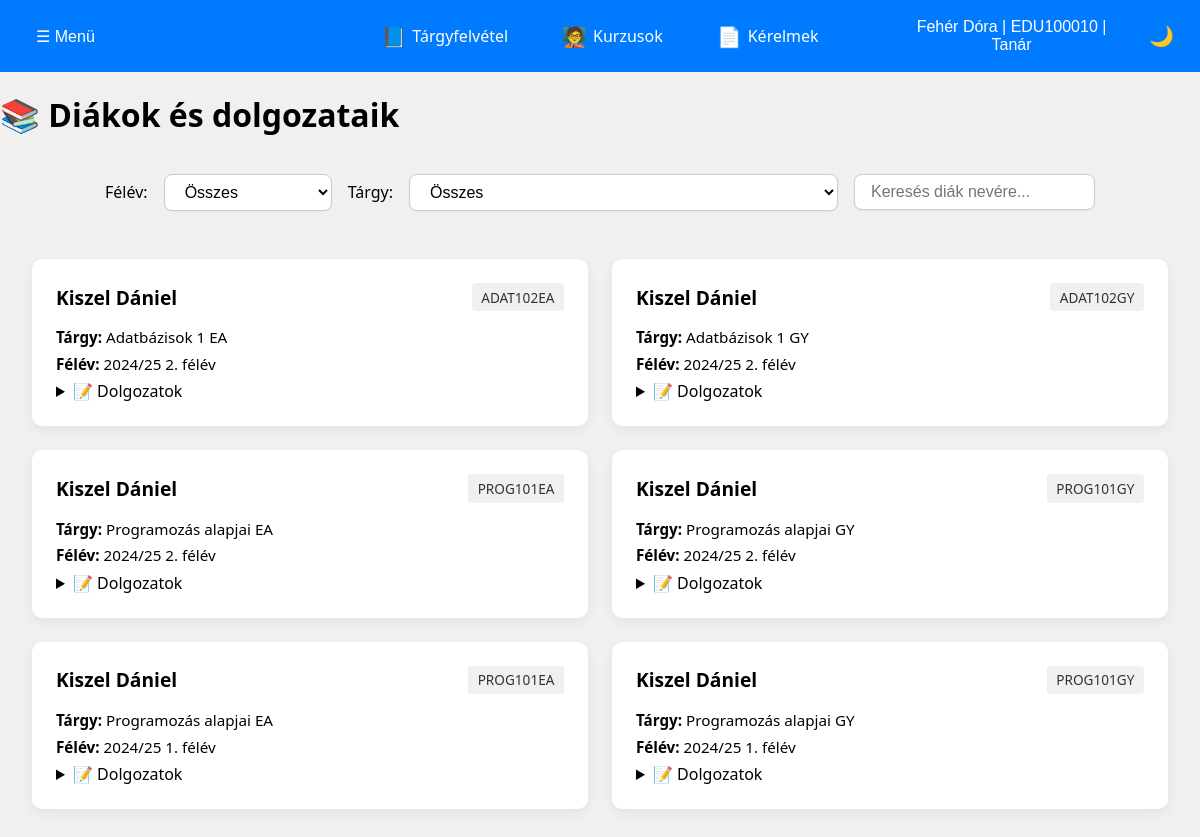
Screenshot of /teacher/assignment_result.php (signed in) with the database file from the repository.
### tables this page shows
CREATE TABLE users (
    id INT AUTO_INCREMENT PRIMARY KEY,
    name VARCHAR(100) NOT NULL,
    eduportal_id VARCHAR(20) NOT NULL UNIQUE,  
    email VARCHAR(100) NOT NULL,
    phone VARCHAR(20),
    password_hash VARCHAR(255) NOT NULL,  
    postal_code VARCHAR(10),
    city VARCHAR(100),
    address VARCHAR(255),
    birth_date DATE,
    mothers_name VARCHAR(100),
    role ENUM('hallgato', 'tanar', 'admin') NOT NULL DEFAULT 'hallgato',
    course_code VARCHAR(20),
	financing_type ENUM('állami', 'önköltséges') NOT NULL,
    created_at TIMESTAMP DEFAULT CURRENT_TIMESTAMP,
	updated_at TIMESTAMP DEFAULT CURRENT_TIMESTAMP ON UPDATE CURRENT_TIMESTAMP
);

CREATE TABLE enrollments (
    users_eduportal_ID VARCHAR(20) NOT NULL,
    offering_id INTEGER NOT NULL,
    enrolled_at TIMESTAMP DEFAULT CURRENT_TIMESTAMP,
    completed_at TIMESTAMP NULL,
    status VARCHAR(20) CHECK (status IN ('enrolled', 'completed', 'failed')),
    grade VARCHAR(10),                           
	created_at DATETIME DEFAULT CURRENT_TIMESTAMP,
    updated_at DATETIME DEFAULT CURRENT_TIMESTAMP ON UPDATE CURRENT_TIMESTAMP,
    PRIMARY KEY (users_eduportal_ID, offering_id),
    FOREIGN KEY (users_eduportal_ID) REFERENCES users(eduportal_id) ON DELETE CASCADE,
    FOREIGN KEY (offering_id) REFERENCES course_offerings(id) ON DELETE CASCADE
);

CREATE TABLE courses (
    id INT NOT NULL AUTO_INCREMENT PRIMARY KEY,
    kurzus_kod VARCHAR(20) UNIQUE NOT NULL,  
    name VARCHAR(255) NOT NULL,
    credit INTEGER NOT NULL,
    leiras TEXT,
    tematika TEXT,
    created_at TIMESTAMP DEFAULT CURRENT_TIMESTAMP,
    updated_at TIMESTAMP DEFAULT CURRENT_TIMESTAMP ON UPDATE CURRENT_TIMESTAMP
);

CREATE TABLE semesters (
    id INT NOT NULL AUTO_INCREMENT PRIMARY KEY,
    label VARCHAR(50) NOT NULL UNIQUE,          
    start_date DATE NOT NULL,
    end_date DATE NOT NULL,
    created_at TIMESTAMP DEFAULT CURRENT_TIMESTAMP,
    updated_at TIMESTAMP DEFAULT CURRENT_TIMESTAMP ON UPDATE CURRENT_TIMESTAMP
);

### teacher/assignment_result.php (the view, shortened to what this page needs)
<?php
$eduportal_id = $_SESSION['eduportal_id'];
global $conn;
$user_sql = "
SELECT name
FROM users
WHERE eduportal_id = ?";
$user_stmt = $conn->prepare($user_sql);
$user_stmt->bind_param("s", $eduportal_id);
$user_stmt->execute();
$user_result = $user_stmt->get_result();
if ($user_result->num_rows === 1) {
    $user = $user_result->fetch_assoc();
    $user_name = $user['name'];
    $user_course = "Tanár";
} else {
    $user_name = "Ismeretlen";
    $user_course = "N/A";
}
$offerings_sql = "
SELECT
    co.id AS offering_id,
    co.kurzus_kod,
    c.name AS course_name,
    s.label AS semester_label
FROM teacher_courses tc
JOIN course_offerings co ON tc.kurzus_kod = co.kurzus_kod
JOIN courses c ON c.kurzus_kod = co.kurzus_kod
JOIN semesters s ON s.id = co.semester_id
WHERE tc.teacher_id = ?
ORDER BY s.label DESC, c.name ASC
";
$offerings_stmt = $conn->prepare($offerings_sql);
$offerings_stmt->bind_param("s", $eduportal_id);
$offerings_stmt->execute();
$offerings_result = $offerings_stmt->get_result();
$offerings = [];
while ($row = $offerings_result->fetch_assoc()) {
    $offerings[] = $row;
}
$no_offerings = empty($offerings);
$enrollments_sql = "
SELECT
    e.offering_id,
    e.users_eduportal_id AS student_id,
    u.name AS student_name,
    c.kurzus_kod AS subject_code,
    c.name AS subject_name,
    s.label AS semester_label,
    e.status AS enrollment_status
FROM enrollments e
JOIN users u ON u.eduportal_id = e.users_eduportal_id
JOIN course_offerings co ON co.id = e.offering_id
JOIN courses c ON c.kurzus_kod = co.kurzus_kod
JOIN semesters s ON s.id = co.semester_id
WHERE co.kurzus_kod IN (
    SELECT kurzus_kod FROM teacher_courses WHERE teacher_id = ?
)
ORDER BY s.label DESC, u.name ASC, c.name ASC
";
$enrollments_stmt = $conn->prepare($enrollments_sql);
$enrollments_stmt->bind_param("s", $eduportal_id);
$enrollments_stmt->execute();
$enrollments_result = $enrollments_stmt->get_result();
$enrollments = [];
while ($r = $enrollments_result->fetch_assoc()) {
    $enrollments[] = $r;
}
?>
<!DOCTYPE html>
<html lang="hu">
<head>
    <link rel="stylesheet" href="../CSS/site_style.css">
    <link rel="stylesheet" href="../CSS/enrolled_courses.css">
</head>
<body>
<header>
    <div class="menu">
        <div class="dropdown">
            <button id="dropdownToggleL" class="dropbtn">☰ Menü </button>
        </div>
    </div>
    <nav class="main-nav">
        <a href="course_offering.php"><span class="icon">📘</span> Tárgyfelvétel</a>
        <a href="courses.php"><span class="icon">🧑‍🏫</span> Kurzusok</a>
        <a href="request.php"><span class="icon">📄</span> Kérelmek</a>
    </nav>
    <div class="user-menu">
        <div class="dropdown">
            <button id="dropdownToggleR" class="dropbtn">
                <?php echo htmlspecialchars($user_name); ?> |
                <?php echo htmlspecialchars($eduportal_id); ?> |
                <?php echo htmlspecialchars($user_course); ?>
            </button>
        </div>
        <div class="theme-switcher">
            <button id="theme-toggle" class="theme-btn">🌙</button>
        </div>
    </div>
</header>
<main class="layout">
    <h1>📚 Diákok és dolgozataik</h1>
    <section class="filters">
        <label for="semesterFilter">Félév:</label>
        <select id="semesterFilter">
            <option value="all">Összes</option>
        </select>
        <label for="courseFilter">Tárgy:</label>
        <select id="courseFilter">
            <option value="all">Összes</option>
        </select>
        <input type="text" id="searchInput" placeholder="Keresés diák nevére...">
    </section>
    <?php if ($no_offerings): ?>
        <p>Nincs hozzád rendelt kurzus.</p>
    <?php elseif (empty($enrollments)): ?>
        <p>Jelenleg nincsenek beiratkozott hallgatók.</p>
    <?php else: ?>
        <section id="courseList" class="course-grid">
            <?php foreach ($enrollments as $en): ?>
                <div class="course-card"
                     data-semester="<?= htmlspecialchars($en['semester_label']) ?>"
                     data-offering="<?= htmlspecialchars($en['offering_id']) ?>"
                     data-name="<?= strtolower(htmlspecialchars($en['student_name'])) ?>">
                    <div class="card-header">
                        <h3><?= htmlspecialchars($en['student_name']) ?></h3>
                        <span class="code"><?= htmlspecialchars($en['subject_code']) ?></span>
                    </div>
                    <div class="card-body">
                        <p><strong>Tárgy:</strong> <?= htmlspecialchars($en['subject_name']) ?></p>
                        <p><strong>Félév:</strong> <?= htmlspecialchars($en['semester_label']) ?></p>
                        <details>
                            <summary class="assignment-summary">📝 Dolgozatok</summary>
                        </details>
                    </div>
                </div>
            <?php endforeach; ?>
        </section>
    <?php endif; ?>
</main>
</body>
</html>

### CSS/site_style.css (style rules this page uses)
:root { --background-light: #f0f0f0; --background-dark: #1e1e1e; --text-dark: #000000; --text-light: #ffffff; --primary-color: #007bff; --secondary-color: #ffa500; --dropdown-bg: #ffffff; --dropdown-bg-dark: #333333; --primary-hover: #0056b3; --secondary-hover: #e48a02; }
body { margin: 0; font-family: "Segoe UI", sans-serif; background-color: var(--background-light); color: var(--text-dark); min-height: 100vh; display: flex; flex-direction: column; }
header { display: flex; justify-content: space-between; align-items: center; background-color: var(--primary-color); color: var(--text-light); padding: 10px 20px; width: 100%; box-sizing: border-box; }
.menu, .user-menu { flex: 1; }
.user-menu { display: flex; align-items: center; justify-content: flex-end; gap: 10px; }
.main-nav { display: flex; justify-content: center; gap: 30px; flex: 2; }
.main-nav a { color: var(--text-light); text-decoration: none; font-size: 16px; display: flex; align-items: center; gap: 6px; padding: 8px 12px; transition: background-color 0.3s; }
.dropdown { position: relative; display: inline-block; }
.dropbtn { background-color: transparent; color: var(--text-light); border: none; font-size: 16px; cursor: pointer; padding: 8px 16px; }
.user-menu .dropdown { position: relative; }
.theme-switcher { display: flex; gap: 10px; }
.theme-btn { background: none; border: none; color: var(--text-light); font-size: 20px; cursor: pointer; }
.icon { font-size: 20px; }

### CSS/enrolled_courses.css (style rules this page uses)
.filters { padding: 1rem; display: flex; gap: 1rem; align-items: center; flex-wrap: wrap; background-color: transparent; border: none; justify-content: center; }
.course-grid { padding: 1rem; display: flex; gap: 1rem; align-items: center; flex-wrap: wrap; background-color: transparent; border: none; }
.filters input, .filters select { padding: 0.5rem 1rem; border: 1px solid #ccc; border-radius: 8px; font-size: 1rem; background-color: #fff; box-shadow: 0 1px 2px rgba(0, 0, 0, 0.05); transition: all 0.2s ease; }
#courseList { display: grid; grid-template-columns: repeat(auto-fit, minmax(380px, 1fr)); gap: 1.5rem; padding: 2rem; }
.course-card { background-color: var(--card-background); border-radius: 10px; box-shadow: 0 4px 12px rgba(0,0,0,0.06); padding: 1.5rem; border: none; transition: transform 0.2s ease; }
.card-header { display: flex; justify-content: space-between; align-items: center; margin-bottom: 1rem; }
.card-header h3 { margin: 0; font-size: 1.2rem; font-weight: 600; }
.card-header .code { font-size: 0.85rem; color: #333; background-color: #f0f0f0; padding: 0.3rem 0.6rem; border-radius: 4px; }
.card-body { display: flex; flex-direction: column; gap: 0.4rem; }
.card-body p { margin: 0; font-size: 0.95rem; }

### rows the page displays
users: name "Fehér Dóra"
enrollments: users.name "Kiszel Dániel", courses.kurzus_kod "ADAT102EA", courses.name "Adatbázisok 1 EA", semesters.label "2024/25 2. félév"
enrollments: users.name "Kiszel Dániel", courses.kurzus_kod "ADAT102GY", courses.name "Adatbázisok 1 GY", semesters.label "2024/25 2. félév"
enrollments: users.name "Kiszel Dániel", courses.kurzus_kod "PROG101EA", courses.name "Programozás alapjai EA", semesters.label "2024/25 2. félév"
enrollments: users.name "Kiszel Dániel", courses.kurzus_kod "PROG101GY", courses.name "Programozás alapjai GY", semesters.label "2024/25 2. félév"
enrollments: users.name "Kiszel Dániel", courses.kurzus_kod "PROG101EA", courses.name "Programozás alapjai EA", semesters.label "2024/25 1. félév"
enrollments: users.name "Kiszel Dániel", courses.kurzus_kod "PROG101GY", courses.name "Programozás alapjai GY", semesters.label "2024/25 1. félév"

### other values shown
$eduportal_id "EDU100010"
$user_course "Tanár"
